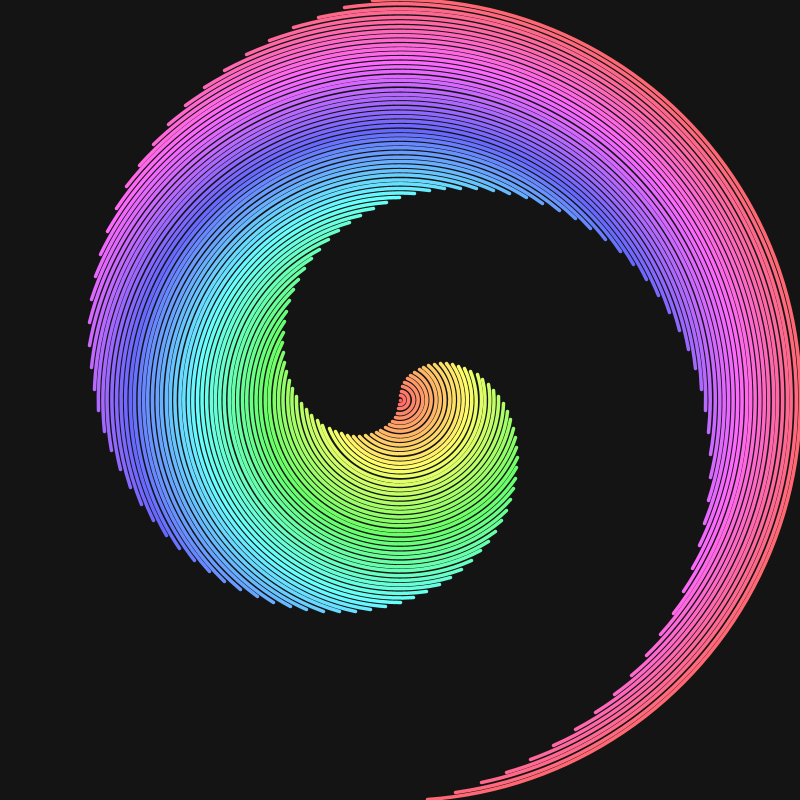
Frame 1 (no input)
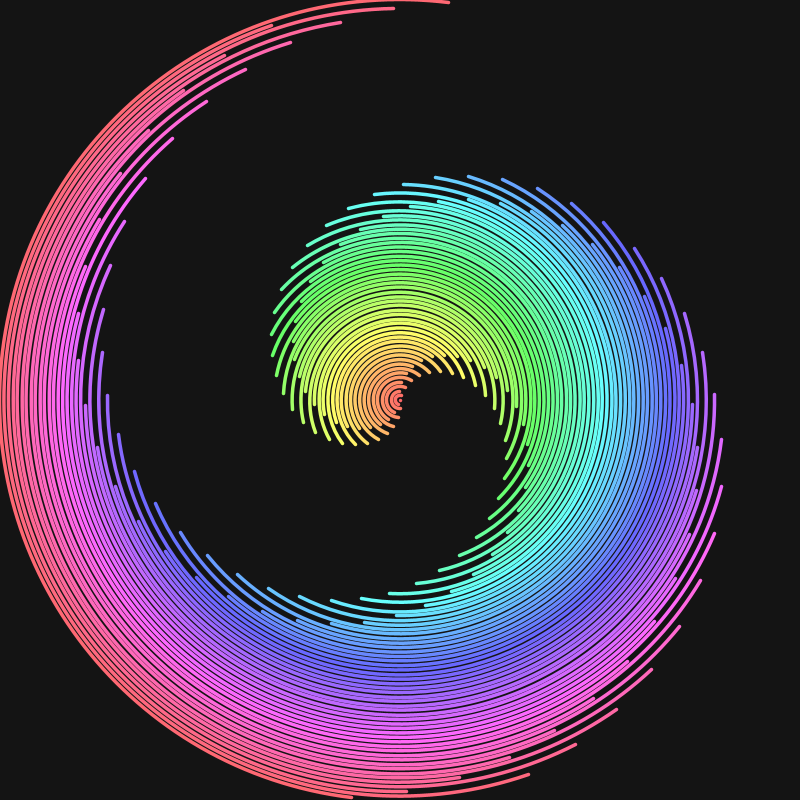
Frame 60 (the mouse pressed at the canvas centre just before this capture)
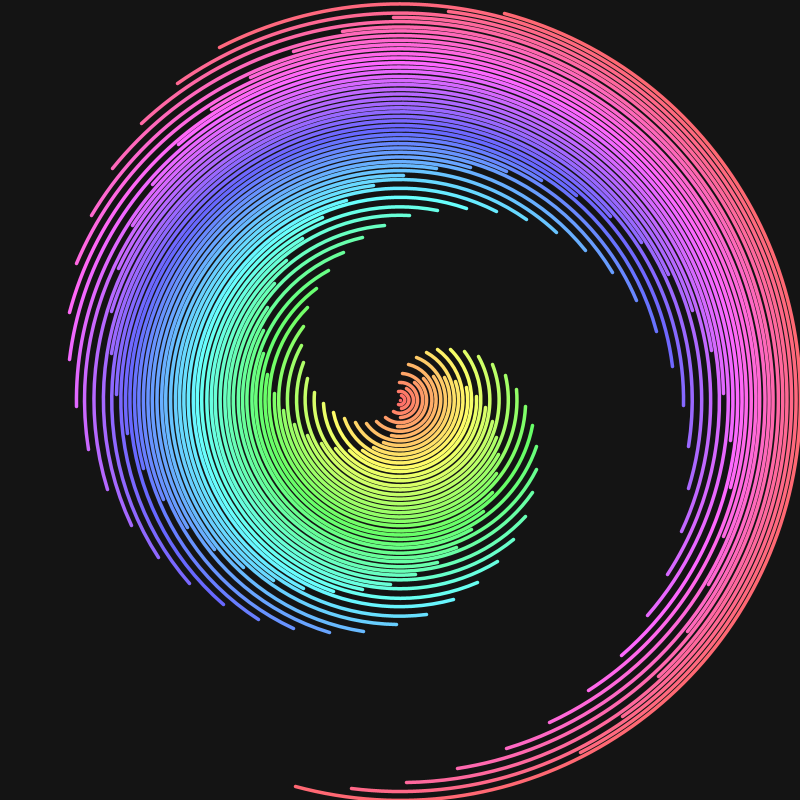
Frame 120 (the mouse held since frame 60 and released just before this capture)

The Processing sketch that drew these frames (run headless with seeded random() and noise(); from frame 60 on, the mouse is pressed at the canvas centre):

// Processing sketch: ZFR0003_circle_line02
// ── ZFR0003_circle_line02.pde
int num =90;
float step, sz, offSet, theta1, theta2, angle;
void setup(){
   size(800,800);
   strokeWeight(3.5);
   step = 9;
   
}

void draw() {
   
   background(20);
   translate(width/2, height/2);
   angle=0;
   for (int i=0; i<num; i++) {
      colorMode(HSB);
      stroke(color(i*255/num,150,255));
      noFill();
      sz = i*step;
      float offSet = TWO_PI/num*i;
      //float arcEnd = map(sin(theta+offSet),-1,1, PI, PI*3);
      if(i%2==0){
         arc(0, 0, sz, sz, offSet+theta1-PI/2,offSet+theta1+PI/2);
      }
      else{
         arc(0, 0, sz, sz, offSet+theta2-PI/2,offSet+theta2+PI/2);
      }
      //arc(0, 0, sz, sz, PI, arcEnd);
   }
   
   resetMatrix();
   theta1 += 0.05;
   theta2 += -0.05;
}
